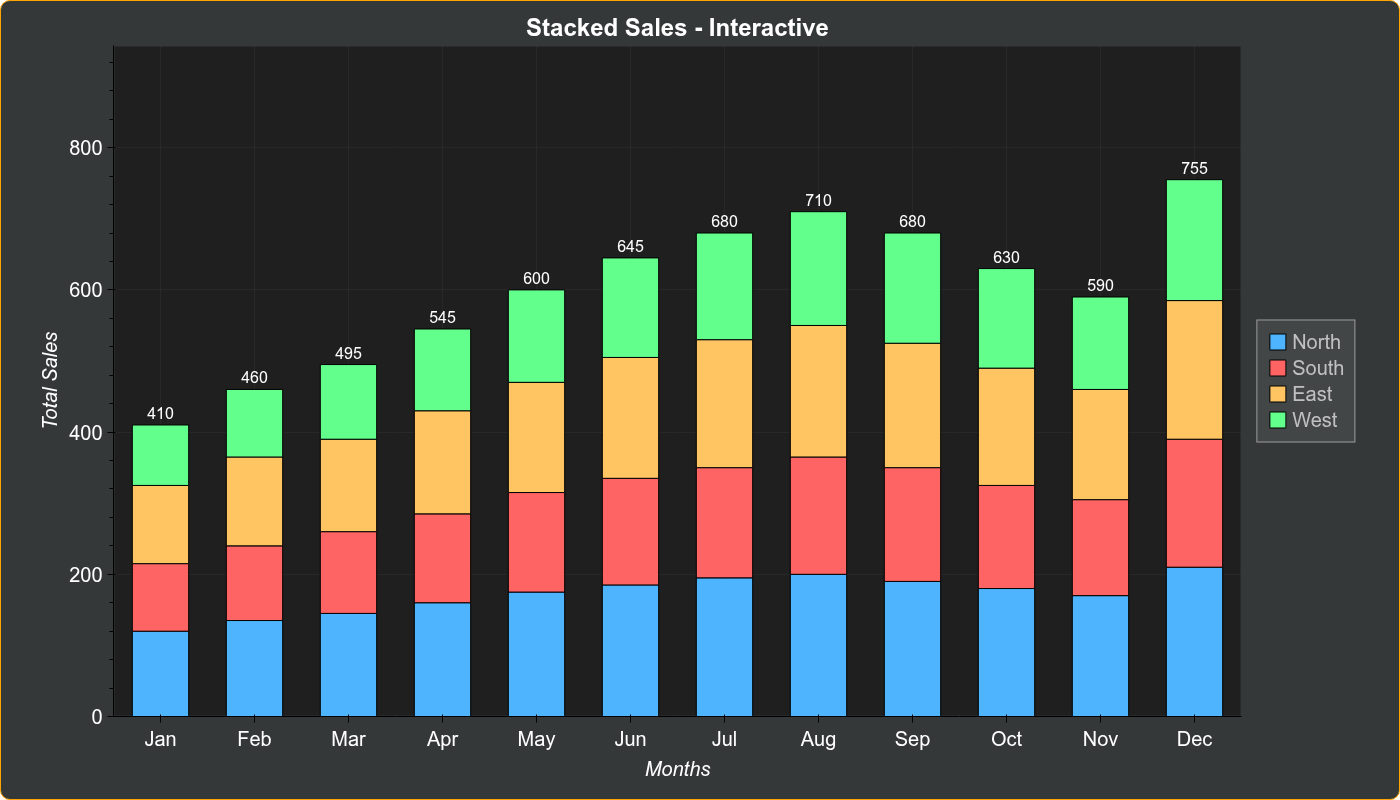

The script that drew this image:
import bokeh_rocks as br
import pandas as pd
from bokeh.io import show


# Large dataset
df_large = pd.DataFrame(
    {
        "Month": [
            "Jan",
            "Feb",
            "Mar",
            "Apr",
            "May",
            "Jun",
            "Jul",
            "Aug",
            "Sep",
            "Oct",
            "Nov",
            "Dec",
        ],
        "North": [120, 135, 145, 160, 175, 185, 195, 200, 190, 180, 170, 210],
        "South": [95, 105, 115, 125, 140, 150, 155, 165, 160, 145, 135, 180],
        "East": [110, 125, 130, 145, 155, 170, 180, 185, 175, 165, 155, 195],
        "West": [85, 95, 105, 115, 130, 140, 150, 160, 155, 140, 130, 170],
    }
)

p9 = br.bar(
    df_large,
    kind="vstack",
    title="Stacked Sales - Interactive",
    xlabel="Months",
    ylabel="Total Sales",
    theme="dark",
    legend_outside=True,
    showlabels=1,

)

show(p9)
br.save_plot(p9, "output/bar_11")
